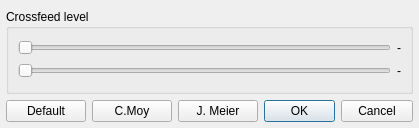
<?xml version="1.0" encoding="UTF-8"?>
<ui version="4.0">
 <class>SettingsDialog</class>
 <widget class="QDialog" name="SettingsDialog">
  <property name="geometry">
   <rect>
    <x>0</x>
    <y>0</y>
    <width>419</width>
    <height>128</height>
   </rect>
  </property>
  <property name="minimumSize">
   <size>
    <width>419</width>
    <height>128</height>
   </size>
  </property>
  <property name="maximumSize">
   <size>
    <width>419</width>
    <height>128</height>
   </size>
  </property>
  <property name="windowTitle">
   <string>BS2B Plugin Settings</string>
  </property>
  <layout class="QVBoxLayout" name="verticalLayout">
   <property name="leftMargin">
    <number>6</number>
   </property>
   <property name="topMargin">
    <number>9</number>
   </property>
   <property name="rightMargin">
    <number>6</number>
   </property>
   <property name="bottomMargin">
    <number>6</number>
   </property>
   <item>
    <widget class="QGroupBox" name="groupBox">
     <property name="title">
      <string>Crossfeed level</string>
     </property>
     <layout class="QGridLayout" name="gridLayout">
      <item row="0" column="0">
       <widget class="QSlider" name="feedSlider">
        <property name="orientation">
         <enum>Qt::Horizontal</enum>
        </property>
       </widget>
      </item>
      <item row="0" column="1">
       <widget class="QLabel" name="feedLabel">
        <property name="text">
         <string>-</string>
        </property>
       </widget>
      </item>
      <item row="1" column="0">
       <widget class="QSlider" name="freqSlider">
        <property name="orientation">
         <enum>Qt::Horizontal</enum>
        </property>
       </widget>
      </item>
      <item row="1" column="1">
       <widget class="QLabel" name="freqLabel">
        <property name="text">
         <string>-</string>
        </property>
       </widget>
      </item>
     </layout>
    </widget>
   </item>
   <item>
    <layout class="QHBoxLayout" name="horizontalLayout">
     <item>
      <widget class="QPushButton" name="defaultButton">
       <property name="text">
        <string>Default</string>
       </property>
      </widget>
     </item>
     <item>
      <widget class="QPushButton" name="cmButton">
       <property name="text">
        <string>C.Moy</string>
       </property>
      </widget>
     </item>
     <item>
      <widget class="QPushButton" name="jmButton">
       <property name="text">
        <string>J. Meier</string>
       </property>
      </widget>
     </item>
     <item>
      <spacer name="horizontalSpacer">
       <property name="orientation">
        <enum>Qt::Horizontal</enum>
       </property>
       <property name="sizeHint" stdset="0">
        <size>
         <width>142</width>
         <height>20</height>
        </size>
       </property>
      </spacer>
     </item>
     <item>
      <widget class="QDialogButtonBox" name="buttonBox">
       <property name="sizePolicy">
        <sizepolicy hsizetype="Maximum" vsizetype="Fixed">
         <horstretch>0</horstretch>
         <verstretch>0</verstretch>
        </sizepolicy>
       </property>
       <property name="standardButtons">
        <set>QDialogButtonBox::Cancel|QDialogButtonBox::Ok</set>
       </property>
      </widget>
     </item>
    </layout>
   </item>
  </layout>
 </widget>
 <resources/>
 <connections>
  <connection>
   <sender>buttonBox</sender>
   <signal>accepted()</signal>
   <receiver>SettingsDialog</receiver>
   <slot>accept()</slot>
   <hints>
    <hint type="sourcelabel">
     <x>270</x>
     <y>76</y>
    </hint>
    <hint type="destinationlabel">
     <x>91</x>
     <y>88</y>
    </hint>
   </hints>
  </connection>
  <connection>
   <sender>buttonBox</sender>
   <signal>rejected()</signal>
   <receiver>SettingsDialog</receiver>
   <slot>reject()</slot>
   <hints>
    <hint type="sourcelabel">
     <x>326</x>
     <y>78</y>
    </hint>
    <hint type="destinationlabel">
     <x>139</x>
     <y>60</y>
    </hint>
   </hints>
  </connection>
 </connections>
</ui>
